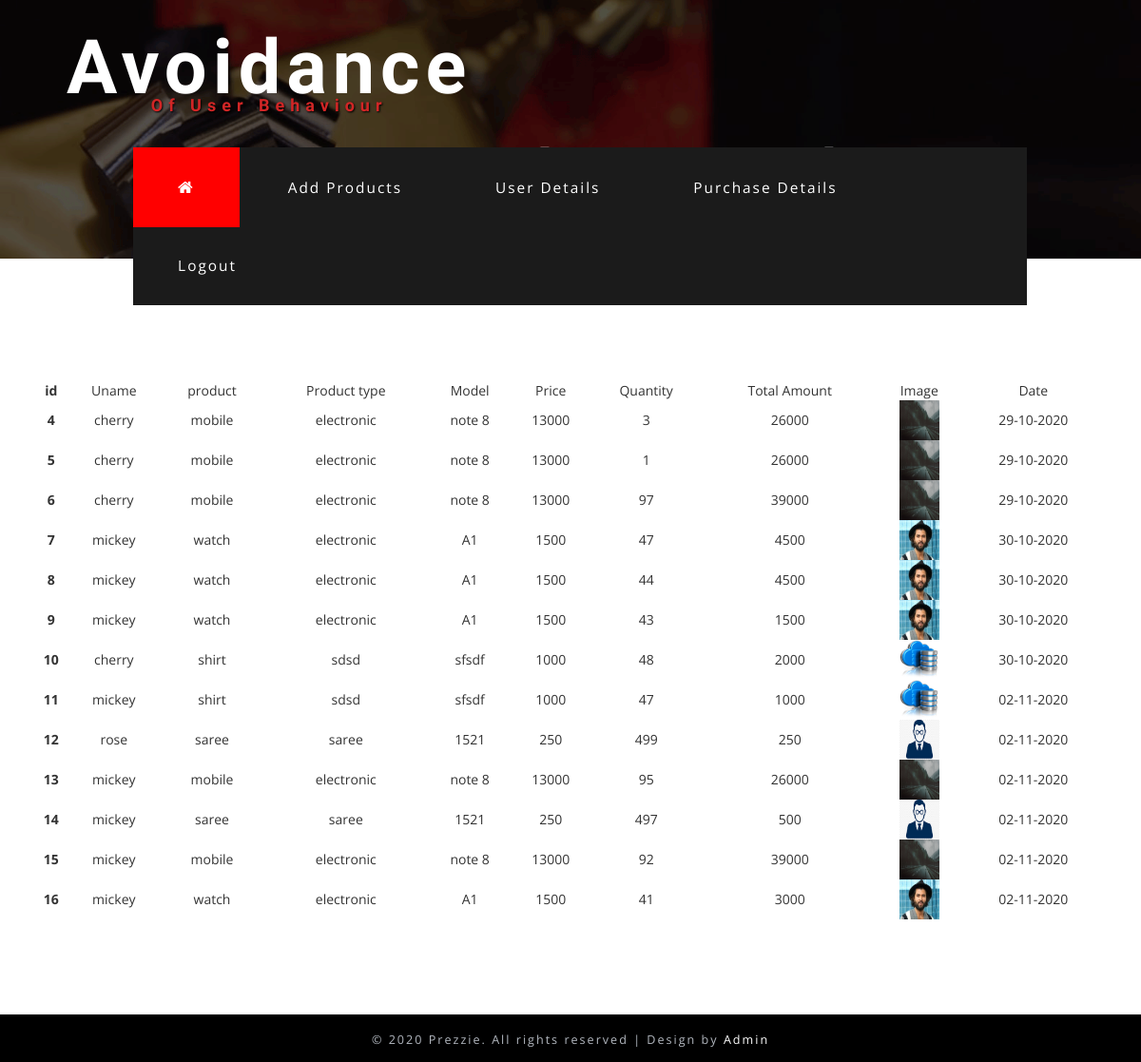
Screenshot of /purchase_details.php with the database file from the repository.
### tables this page shows
CREATE TABLE `purchase_details` (
  `id` int(11) NOT NULL,
  `uname` varchar(100) NOT NULL,
  `product` varchar(100) NOT NULL,
  `ptype` varchar(100) NOT NULL,
  `model` varchar(100) NOT NULL,
  `price` int(11) NOT NULL,
  `quantity` int(11) NOT NULL,
  `tot_amount` int(11) NOT NULL,
  `image` varchar(100) NOT NULL,
  `rdate` varchar(100) NOT NULL
);

### purchase_details.php (the view, shortened to what this page needs)
<?php
include("dbconnect.php");
extract($_POST);
$qry=mysqli_query($connect,"select * from purchase_details");
?>
<!DOCTYPE html>
<html lang="zxx">
<head>
<link href="css/bootstrap.css" rel="stylesheet" type="text/css" media="all" />
<link href="css/font-awesome.css" rel="stylesheet">
<link href="css/style.css" rel="stylesheet" type="text/css" media="all" />
</head>
<body>
<div class="banner_top" id="home">
	<div data-vide-bg ="video/gift-packs">
		<div class="center-container inner-container">
			<div class="w3_agile_header">
						<div class="w3_agileits_logo">
								<h1><a href="index.php">Avoidance<span>of User Behaviour</span></a></h1>
			  </div>
							<div class="w3_menu">
								<div class="top-nav">
								<nav class="navbar navbar-default">
									<div class="collapse navbar-collapse" id="bs-example-navbar-collapse-1">
										<ul class="nav navbar-nav">
											<li class="home-icon"><a href="admin_home.php"><span class="fa fa-home" aria-hidden="true"></span></a></li>
											<li><a href="add_product.php">Add Products</a></li>
											<li><a href="user_details.php">User Details</a></li>
											<li><a href="purchase_details.php">Purchase Details</a></li>
											<li><a href="index.php">Logout</a></li>
										</ul>
									</div>
								</nav>
							</div>
						</div>
					<div class="clearfix"></div>
	      </div>
			<h2 class="inner-heading-agileits-w3layouts">User Purchase Details</h2>
      </div>
   </div>
</div>
		<form action="#" method="post">
		  <p>&nbsp;</p>
		  <p>&nbsp;</p>
		  <p>&nbsp;</p>
		  <p>&nbsp;</p>
		  <table width="1126" height="105" border="0" align="center">
            <tr>
              <th scope="row"><div align="center">id</div></th>
              <td><div align="center">Uname</div></td>
              <td><div align="center">product</div></td>
              <td><div align="center">Product type </div></td>
              <td><div align="center">Model</div></td>
              <td><div align="center">Price</div></td>
              <td><div align="center">Quantity</div></td>
              <td><div align="center">Total Amount </div></td>
              <td><div align="center">Image</div></td>
              <td><div align="center">Date</div></td>
            </tr>
			<?php
			while($row=mysqli_fetch_array($qry))
			{
			?>
            <tr>
             <th scope="row"><div align="center"><?php echo $row['id'];?></div></th>
              <td><div align="center"><?php echo $row['uname'];?></div></td>
              <td><div align="center"><?php echo $row['product'];?></div></td>
              <td><div align="center"><?php echo $row['ptype'];?></div></td>
              <td><div align="center"><?php echo $row['model'];?></div></td>
              <td><div align="center"><?php echo $row['price'];?></div></td>
              <td><div align="center"><?php echo $row['quantity'];?></div></td>
              <td><div align="center"><?php echo $row['tot_amount'];?></div></td>
              <td><div align="center"><img src="products/<?php echo $row['image']; ?>" alt="img" width="42" height="42" /></div></td>
              <td><div align="center"><?php echo $row['rdate'];?></div></td>
            </tr>
			<?php
			}
			?>
          </table>
		  <p>&nbsp;</p>
		  <p>&nbsp;</p>
		  <p>&nbsp;</p>
		  <p>&nbsp;</p>
		  <p>&nbsp;</p>
		</form>
		<div class="copyright">
	           <p>© 2020 Prezzie. All rights reserved | Design by <a href="#">Admin</a></p>
        </div>
</body>
</html>

### css/style.css (style rules this page uses)
body { margin:0; padding:0; background:#fff; font-family: 'Open Sans', sans-serif; }
h1,h2,h3,h4,h5,h6 { margin:0; font-family: 'Tangerine', cursive; }
p { margin:0; }
ul { margin:0; padding:0; }
p,ul,ol { font-size:14px; }
input[type="submit"],a,.nbs-flexisel-nav-left,.nbs-flexisel-nav-right { transition:.5s ease-in; -webkit-transition:.5s ease-in; -moz-transition:.5s ease-in; -o-transition:.5s ease-in; -ms-transition:.5s ease-in; }
.center-container { padding: 2em 0 41em; background: rgba(0, 0, 0, 0.44); }
.w3_agile_header { padding: 2em 5em 0; }
.w3_agileits_logo { float: left; }
.w3_agileits_logo h1 a { font-size: 2.6em; color: #fff; display: block; line-height: 57px; text-decoration: none; text-transform: capitalize; font-weight: bold; font-family: 'Tangerine', cursive; letter-spacing: 6px; }
.w3_agileits_logo h1 a span { font-size: 18px; text-align: center; color: #d22626; display: block; position: relative; font-weight: bold; text-shadow: 1px 1px 2px #000; padding: 7px; line-height: 19px; }
.banner_top { position: relative; margin-bottom: 3.5em; }
.top-nav { position: absolute; margin: 1em 0 0 0; bottom: -3.5em; background: #1b1b1b; }
.navbar-default { border: none !important; background: none !important; margin: 0 !important; min-height: 0 !important; }
div#bs-example-navbar-collapse-1 { padding: 0; }
.top-nav ul { padding: 0; float: none; }
.top-nav ul li { display: inline-block; margin: 0 !important; float: none; }
span.fa-home { font-size: 1.1em; color: #FFFFFF; line-height: 1.3; }
.top-nav ul li a,.top-nav ul li form { color: #fff; font-size: 1.3em; letter-spacing: 2px; margin: 0; text-decoration: none; padding: 2em 5.2em; transition: 0.5s all; -webkit-transition: 0.5s all; -o-transition: 0.5s all; -moz-transition: 0.5s all; -ms-transition: 0.5s all; outline: none; }
.navbar-default .navbar-nav > li > a { color:#fff; }
.top-nav ul li.home-icon { margin-left: 0 !important; }
.top-nav ul li.home-icon a,.top-nav ul li.home-icon a:focus { background: #ff0000; outline:none; }
.inner-container { padding-bottom: 0em!important; }
h2.inner-heading-agileits-w3layouts { text-align: center; font-size: 5em; font-weight: bold; color: #fff; padding: 0.3em 0 0.9em; }
.copyright { padding: 1.3em 0 1em 0; text-align:center; background: #000; }
.copyright p { color: #b2b7bf; font-size: .9em; margin: 0; letter-spacing: 2px; }
.copyright p a { color: #ffffff; text-decoration:none; }
@media (max-width:1680px) { .top-nav ul li a,.top-nav ul li form { padding: 2em 4.3em; } }
@media (max-width:1680px) { .top-nav { left: 7em; } }
@media (max-width:1600px) { .top-nav ul li a,.top-nav ul li form { padding: 2em 4em; } }
@media (max-width:1600px) { .top-nav { left: 7.4em; } }
@media (max-width:1440px) { .top-nav ul li a, .top-nav ul li form { padding: 2em 3.4em; } }
@media (max-width:1440px) { .center-container { padding: 2em 0px 36em; } }
@media (max-width:1440px) { .top-nav { left: 7em; } }
@media (max-width:1366px) { .w3_agileits_logo h1 a { font-size: 2.2em; line-height: 45px; } }
@media (max-width:1366px) { .center-container { padding: 2em 0px 32em; } }
@media (max-width:1366px) { .top-nav ul li a, .top-nav ul li form { padding: 2.01em 3.06em; } }
@media (max-width:1366px) { h2.inner-heading-agileits-w3layouts { font-size: 4.5em; } }
@media (max-width:1280px) { .top-nav ul li a, .top-nav ul li form { font-size: 1.1em; } }
@media (max-width:1280px) { .top-nav { position: absolute; margin: 0em; bottom: -3.5em; left: 10em; width: 78.32%!important; } }
@media (max-width:1280px) { .center-container { padding: 1.5em 0px 29em; } }

### rows the page displays
purchase_details: id "4", uname "cherry", product "mobile", ptype "electronic", model "note 8", price "13000", quantity "3", tot_amount "26000", image (picture), rdate "29-10-2020"
purchase_details: id "5", uname "cherry", product "mobile", ptype "electronic", model "note 8", price "13000", quantity "1", tot_amount "26000", image (picture), rdate "29-10-2020"
purchase_details: id "6", uname "cherry", product "mobile", ptype "electronic", model "note 8", price "13000", quantity "97", tot_amount "39000", image (picture), rdate "29-10-2020"
purchase_details: id "7", uname "mickey", product "watch", ptype "electronic", model "A1", price "1500", quantity "47", tot_amount "4500", image (picture), rdate "30-10-2020"
purchase_details: id "8", uname "mickey", product "watch", ptype "electronic", model "A1", price "1500", quantity "44", tot_amount "4500", image (picture), rdate "30-10-2020"
purchase_details: id "9", uname "mickey", product "watch", ptype "electronic", model "A1", price "1500", quantity "43", tot_amount "1500", image (picture), rdate "30-10-2020"
purchase_details: id "10", uname "cherry", product "shirt", ptype "sdsd", model "sfsdf", price "1000", quantity "48", tot_amount "2000", image (picture), rdate "30-10-2020"
purchase_details: id "11", uname "mickey", product "shirt", ptype "sdsd", model "sfsdf", price "1000", quantity "47", tot_amount "1000", image (picture), rdate "02-11-2020"
purchase_details: id "12", uname "rose", product "saree", ptype "saree", model "1521", price "250", quantity "499", tot_amount "250", image (picture), rdate "02-11-2020"
purchase_details: id "13", uname "mickey", product "mobile", ptype "electronic", model "note 8", price "13000", quantity "95", tot_amount "26000", image (picture), rdate "02-11-2020"
purchase_details: id "14", uname "mickey", product "saree", ptype "saree", model "1521", price "250", quantity "497", tot_amount "500", image (picture), rdate "02-11-2020"
purchase_details: id "15", uname "mickey", product "mobile", ptype "electronic", model "note 8", price "13000", quantity "92", tot_amount "39000", image (picture), rdate "02-11-2020"
purchase_details: id "16", uname "mickey", product "watch", ptype "electronic", model "A1", price "1500", quantity "41", tot_amount "3000", image (picture), rdate "02-11-2020"
